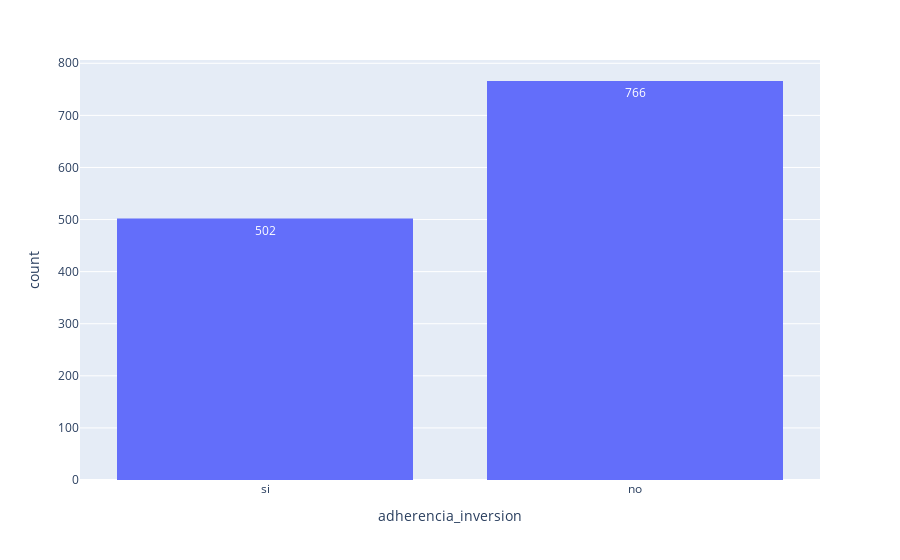

The notebook cell saved with this chart:
### Code cell
px.histogram(datos, x='adherencia_inversion', text_auto=True)

### Figure 1 — Plotly figure (JSON) as saved in the notebook; plotly's stock layout.template omitted (floating-point values rounded to 4 significant figures; data arrays with more than 128 entries replaced by an {"elided": "..."} marker saying what was removed)
{"data": [{"bingroup": "x", "hovertemplate": "adherencia_inversion=%{x}<br>count=%{y}<extra></extra>", "legendgroup": "", "marker": {"color": "#636efa", "pattern": {"shape": ""}}, "name": "", "orientation": "v", "showlegend": false, "texttemplate": "%{value}", "type": "histogram", "x": {"elided": "1268 str values"}, "xaxis": "x", "yaxis": "y"}], "layout": {"barmode": "relative", "legend": {"tracegroupgap": 0}, "margin": {"t": 60}, "xaxis": {"anchor": "y", "domain": [0, 1], "title": {"text": "adherencia_inversion"}}, "yaxis": {"anchor": "x", "domain": [0, 1], "title": {"text": "count"}}}}
